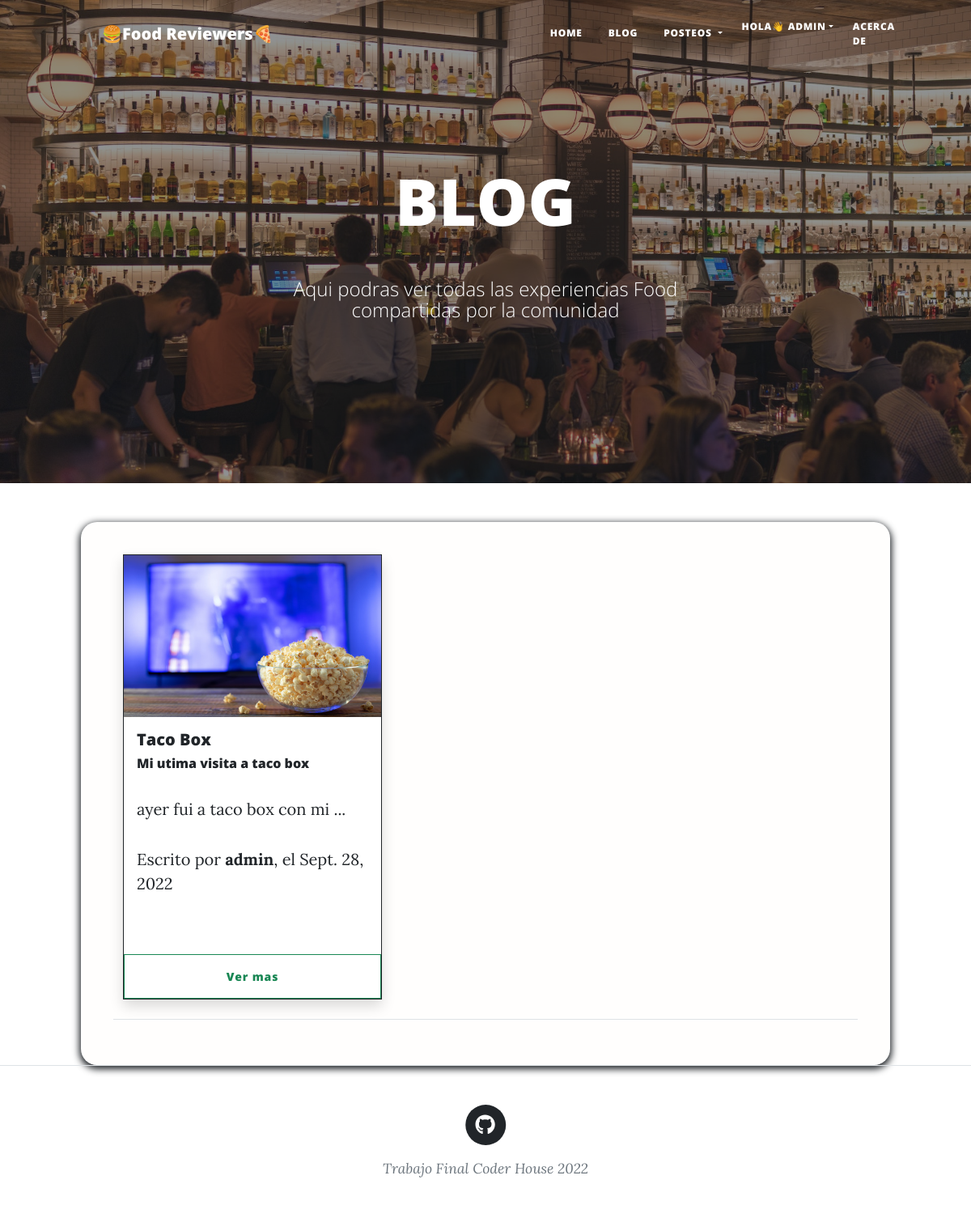
Screenshot of /blog/blog/ (signed in) with the database file from the repository.
### blog/models.py (models this page shows, shortened)
class Posteo(models.Model):
    id = models.AutoField(primary_key = True)
    titulo = models.CharField('Titulo', max_length=255, blank = False,null=False)
    descripcion = models.CharField('Descripcion', max_length=120, blank = False,null=False)
    contenido = RichTextField(blank=True,null=True)
    imagen = models.ImageField(blank=False,null=True, upload_to="imgposts")
    autor= models.ForeignKey(User, null=True ,on_delete=models.SET_NULL)
    fecha_creacion = models.DateField('Fecha de  creacion',auto_now=False,auto_now_add=True)
    class Meta:
        verbose_name_plural = 'Posteos'

### blog/views.py (the view)
# urls.py: path('blog/', blog,name="blog"),
def blog(request):
    posteos = Posteo.objects.all().order_by('-id')
    return render(request, "blog/blog.html",{'posteos':posteos,'imagen':obtenerAvatar(request)})

### blog/views.py (called while the page is built)
def obtenerAvatar(request):
    lista = Avatar.objects.filter(user=request.user.id)
    if len(lista)!=0:
        imagen=lista[0].imagen.url
    else:
        imagen= ""
    return imagen

### blog/templates/blog/blog.html (shortened to what this page needs)
{% extends "blog/padre.html" %}
{% load static %}
{% block header %}
    <header class="masthead" id="ini">
        <div class="container position-relative px-4 px-lg-5">
            <div class="row gx-4 gx-lg-5 justify-content-center">
                <div class="col-md-10 col-lg-8 col-xl-7">
                    <div class="site-heading">
                        <h1 class="mb-5">BLOG</h1>
                        <span class="subheading">Aqui podras ver todas las experiencias Food compartidas por la comunidad</span>
                    </div>
                </div>
            </div>
        </div>
    </header>
{% endblock %}
{% block contenido %}
{% if posteos %}
<div class="contenedorInicio">
    <div class="row" style="margin:20px;">
        {% for Posteo in posteos %}
        <div class="col-lg-4 mb-4">
            <div class="card h-100 shadow border-dark mb-4" style="width: 20rem;">
                {% if Posteo.imagen %}
                    <img src="{{ Posteo.imagen.url | safe }}" class="card-img-top" style="width:100%; height: 200px;">
                {% endif %}
                <div class="card-body">
                    <h5 class="card-title"> {{ Posteo.titulo }} </h5>
                    <h6 class="post-subtitle"> {{ Posteo.descripcion }}</h6>
                    <p class="card-text" style="font-size: 20px;"> {{ Posteo.contenido | safe | slice:30 }}...</p>
                    <p class="post-meta"> Escrito por <strong>{{ Posteo.autor }}</strong>, el
                    {{ Posteo.fecha_creacion }}</p>
                </div>
                <a href="{% url 'verPublicacion' Posteo.id %}" class="btn btn-outline-success";>Ver mas</a>
            </div>
        </div>
        {% endfor %}
        <hr>
    </div>
    {% else %}
            <h2 class="mensajePrincipal">No existen Posteos😢</h2>
            <h2 class="mensajeSecundario">Se el primero en compartir tu experiencia Food😁</h2>
    {% endif %}
</div>
{% endblock %}

### blog/templates/blog/padre.html (shortened to what this page needs)
<!DOCTYPE html>
<html lang="en">
    <head>
        {% load static %}
        <link href="{% static '/blog/css/styles.css' %}" rel="stylesheet" />
        <link href="{% static '/blog/css/estilo-acerca.css' %}" rel="stylesheet" />
        <link href="{% static '/blog/css/form-regis.css' %}" rel="stylesheet" />
        <link href="{% static '/blog/css/home-style.css' %}" rel="stylesheet" />
    </head>
    <body>
        <nav class="navbar-expand-lg navbar-light" id="mainNav">
            <div class="container px-4 px-lg-5"">
                <nav class="navbar navbar-expand-md navbar-light">
                    <div class="container px-4 px-lg-5">
                        <a href="{% url 'inicio'%}" class="navbar-brand">🍔Food Reviewers🍕</a>
                    </div>
                    <div id="navbarResponsive" class="collapse navbar-collapse">
                        <ul class="navbar-nav ms-auto py-4 py-lg-0">
                            <li class="nav-item">
                                <a class="nav-link active px-lg-3 py-3 py-lg-4" href="{% url 'inicio'%}">Home</a>
                            </li>
                            <li class="nav-item">
                                <a class="nav-link px-lg-3 py-3 py-lg-4" href="{% url 'blog' %}">Blog</a>
                            </li>
                            <li class="nav-item dropdown">
                                <a class="nav-link dropdown-toggle px-lg-3 py-3 py-lg-4" id="navbarDropdownBlog"href="#" role="button" data-bs-toggle="dropdown" aria-expanded="false">
                                    Posteos
                                </a>
                            </li>
                            <li class="nav-item dropdown">
                                {% if user.is_authenticated %}
                                <a class="nav-link dropdown-toggle px-lg-2 py-1 py-lg-3" id="navbarDropdownBlog"href="#" role="button" data-bs-toggle="dropdown" aria-expanded="false">
                                    Hola👋 {{ user.username }}<img class="rounded-circle" src="{{ imagen }}" alt="" style="max-width: 35px; max-height: 35px;"></a>
                                {% endif %}
                            </li>
                            <li class="nav-item">
                                <a class="nav-link px-lg-3 py-3 py-lg-3" href="{% url 'acerca-de' %}">Acerca de</a>
                            </li>
                        </ul>
                    </div>
                </nav>
            </div>
        </nav>
        {% block header %}
        {% endblock %}
        <main>
            {% block contenido %}
            {% endblock %}
        </main>
        <footer class="border-top">
            <div class="container px-4 px-lg-5">
                <div class="row gx-4 gx-lg-5 justify-content-center">
                    <div class="col-md-10 col-lg-8 col-xl-7">
                        <ul class="list-inline text-center">
                            <li class="list-inline-item">
                                <a href="https://github.com/TomasRivetta/FoodReviewer" target="_blank">
                                    <span class="fa-stack fa-lg">
                                        <i class="fas fa-circle fa-stack-2x"></i>
                                        <i class="fab fa-github fa-stack-1x fa-inverse"></i>
                                    </span>
                                </a>
                            </li>
                        </ul>
                        <div class="small text-center text-muted fst-italic">Trabajo Final Coder House 2022</div>
                    </div>
                </div>
            </div>
        </footer>
    </body>
</html>

### blog/static/blog/css/home-style.css (style rules this page uses)
.contenedorInicio { margin-top: 40px; background-color: rgba(250,240,230,0.1); border-radius: 20px; margin-left: 100px; margin-right: 100px; padding: 20px; box-shadow: 0 3px 8px 2px; }

### rows the page displays
Posteo: imagen (picture), titulo "Taco Box", descripcion "Mi utima visita a taco box", contenido "ayer fui a taco box con mi", autor "admin", fecha_creacion "Sept. 28, 2022"

### other values shown
{{ user.username }} "ADMIN"
